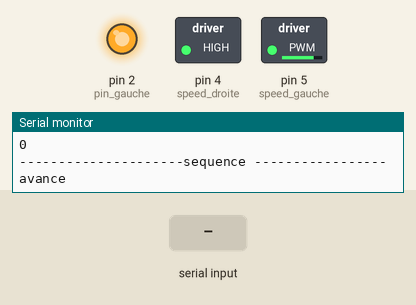
Bench run of a sketch on a simulated Arduino Uno, built with avr-gcc and run on an emulated ATmega328P. Shown: switched loads named in the sketch (green lamp = pin HIGH), output pins drawn as LEDs (lit = HIGH), the last lines printed to the serial monitor. Inputs (shaded band) come from the test bench. Pins used as bus, display or sensor lines are not drawn.

Above: at 1.2 s.
1.3 s: "90,45\n" received over Serial
At 10.4 s:
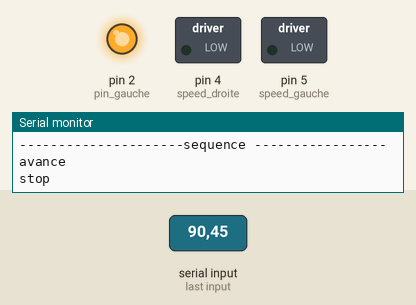
22.6 s: "30,150\n" received over Serial
At 37.0 s:
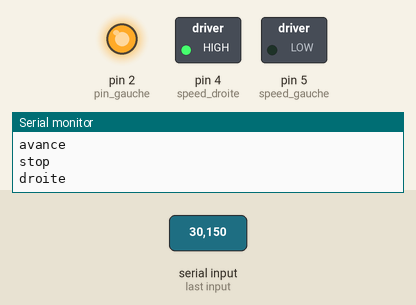
38.7 s: "5\n" received over Serial
At 64.1 s:
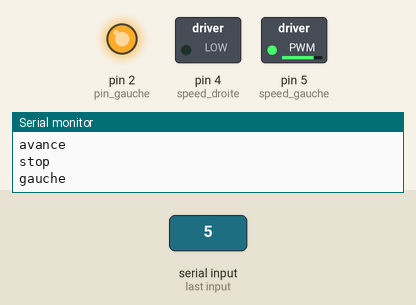
Timing chart, 0 to 70.8 s (numbered marks = the images above; inputs shaded):
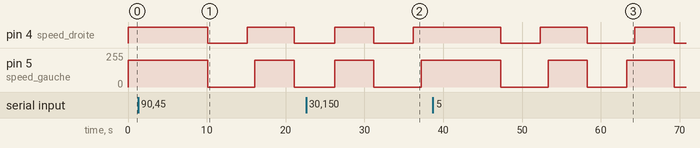

The sketch:

motor.ino
```cpp
//
// Moteur FA-130
// pilote L298N
//


int pin_droite = 0; // broche enable du L298N pour le premier moteur
int pin_gauche = 2; //  broche enable du L298N pour le deuxième moteur
int speed_droite = 4; // Premier moteur
int speed_gauche = 5; // Deuxième moteur

int min_pwm = 0;
int max_pwm = 255;


int marche = 0;
int vitesse = 200;


void reset(){
    pinMode(pin_droite, OUTPUT);
    pinMode(pin_gauche, OUTPUT);
    pinMode(speed_droite, OUTPUT);
    pinMode(speed_gauche, OUTPUT);

    digitalWrite(pin_droite, HIGH);
    digitalWrite(pin_gauche, HIGH);
    analogWrite(speed_droite, 0);
    analogWrite(speed_gauche, 0);
}

int interrupt(){
    if (Serial.available()){
       String t = Serial.readStringUntil('\n');
       int commande = t.toInt();

       Serial.print("Commande=");
       Serial.println(commande);
       return (1);
    }
    return (0);
}

void sequence () {
    Serial.println("---------------------sequence -----------------");
    Serial.println("avance");
    analogWrite(speed_droite, vitesse);
    analogWrite(speed_gauche, vitesse);
    delay(5000);
    if (interrupt()) return;
    Serial.println("stop");
    analogWrite(speed_droite, 0);
    analogWrite(speed_gauche, 0);
    delay(5000);
    if (interrupt()) return;
    Serial.println("droite");
    analogWrite(speed_droite, vitesse);
    analogWrite(speed_gauche, 0);
    delay(1000);
    if (interrupt()) return;
    Serial.println("avance");
    analogWrite(speed_droite, vitesse);
    analogWrite(speed_gauche, vitesse);
    delay(5000);
    if (interrupt()) return;
    Serial.println("stop");
    analogWrite(speed_droite, 0);
    analogWrite(speed_gauche, 0);
    delay(5000);
    if (interrupt()) return;
    Serial.println("gauche");
    analogWrite(speed_droite, 0);
    analogWrite(speed_gauche, vitesse);
    delay(1000);
    if (interrupt()) return;
    Serial.println("avance");
    analogWrite(speed_droite, vitesse);
    analogWrite(speed_gauche, vitesse);
    delay(5000);
    if (interrupt()) return;
    Serial.println("stop");
    analogWrite(speed_droite, 0);
    analogWrite(speed_gauche, 0);
    delay(5000);
}

void setup() {
     Serial.begin(115200);
     while (!Serial);

     reset();
     // sequence();
}

int loops = 0;

void loop() {
    if (interrupt()){
      loops = 10;
      Serial.println("interruption");
    }

    if (loops < 5){
       Serial.println("séquence N° ");
       Serial.println(loops);
       sequence();
       loops += 1;
    }
    else{
      Serial.println("fin de séquences");
    }

    delay(100);
}
```
